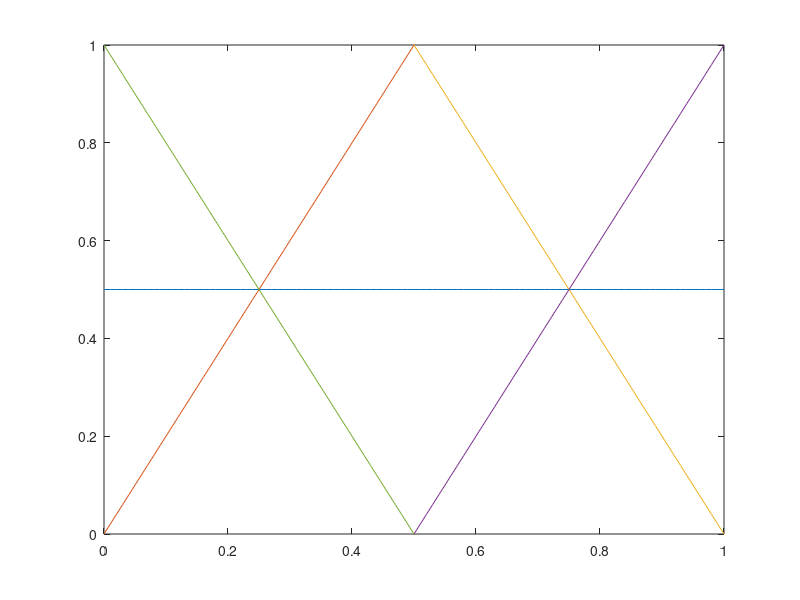

Write the MATLAB code that produced this figure. (Note: this script raises an error after producing the figure.)
f1 = @(x) 0*x + 0.5;
f2 = @(x) 2*x;
f3 = @(x) 2 - 2*x;
f4 = @(x) 2*x - 1;
f5 = @(x) -2*x + 1;

X = linspace(0,1,101);
plot(X, f1(X), X, f2(X), X, f3(X), X, f4(X), X, f5(X)), ylim([0, 1])

T = [1,4,5;1,2,5;2,5,6;2,3,6;3,6,7;4,5,8;5,8,9;5,6,9;6,9,10;6,7,10];    % Ogljisca trikotnikov
X = [0; 0.5; 1; 0; 0.25; 0.75; 1; 0; 0.5; 1];
Y = [0; 0; 0; 0.5; 0.5; 0.5; 0.5; 1; 1; 1];


TR = triangulation(T,X,Y);            % Definiramo triangulacijo
TR.ConnectivityList;                % Seznam povezav
TR.Points;                          % Seznam tock
triplot(TR)

i = 1;
Z = zeros(1, 10);
Z(i) = 1;
TO = triangulation(T,X(:),Y(:),Z(:));
trimesh(T,X,Y,Z);
title(sprintf('h_{%g}', i));
xlabel('x');
ylabel('y');
zlabel(sprintf('h_{%g}(x,y)', i))
pause
grid on;
for i=2:10
    subplot(3,3,i-1)
    Z = zeros(1, 10);
    Z(i) = 1;
    TO = triangulation(T,X(:),Y(:),Z(:));
    trimesh(T,X,Y,Z);
    title(sprintf('h_{%g}', i));
    xlabel('x');
    ylabel('y');
    zlabel(sprintf('h_{%g}(x,y)', i))
end
